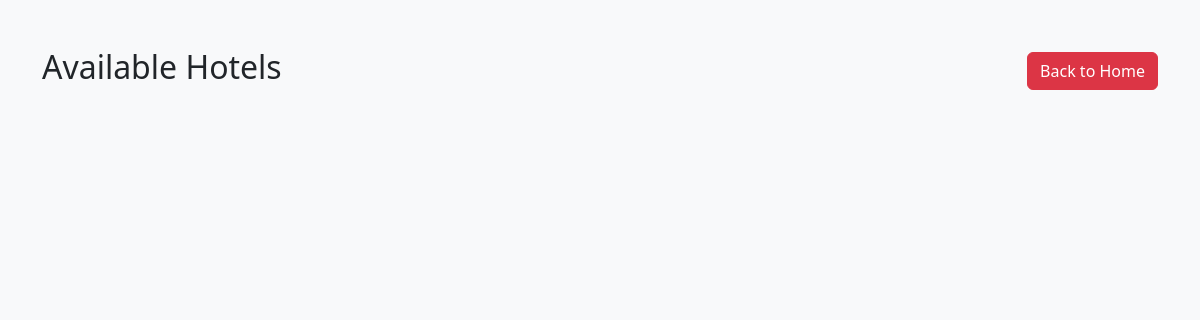
Before: /user/hotels.php with the older database file.
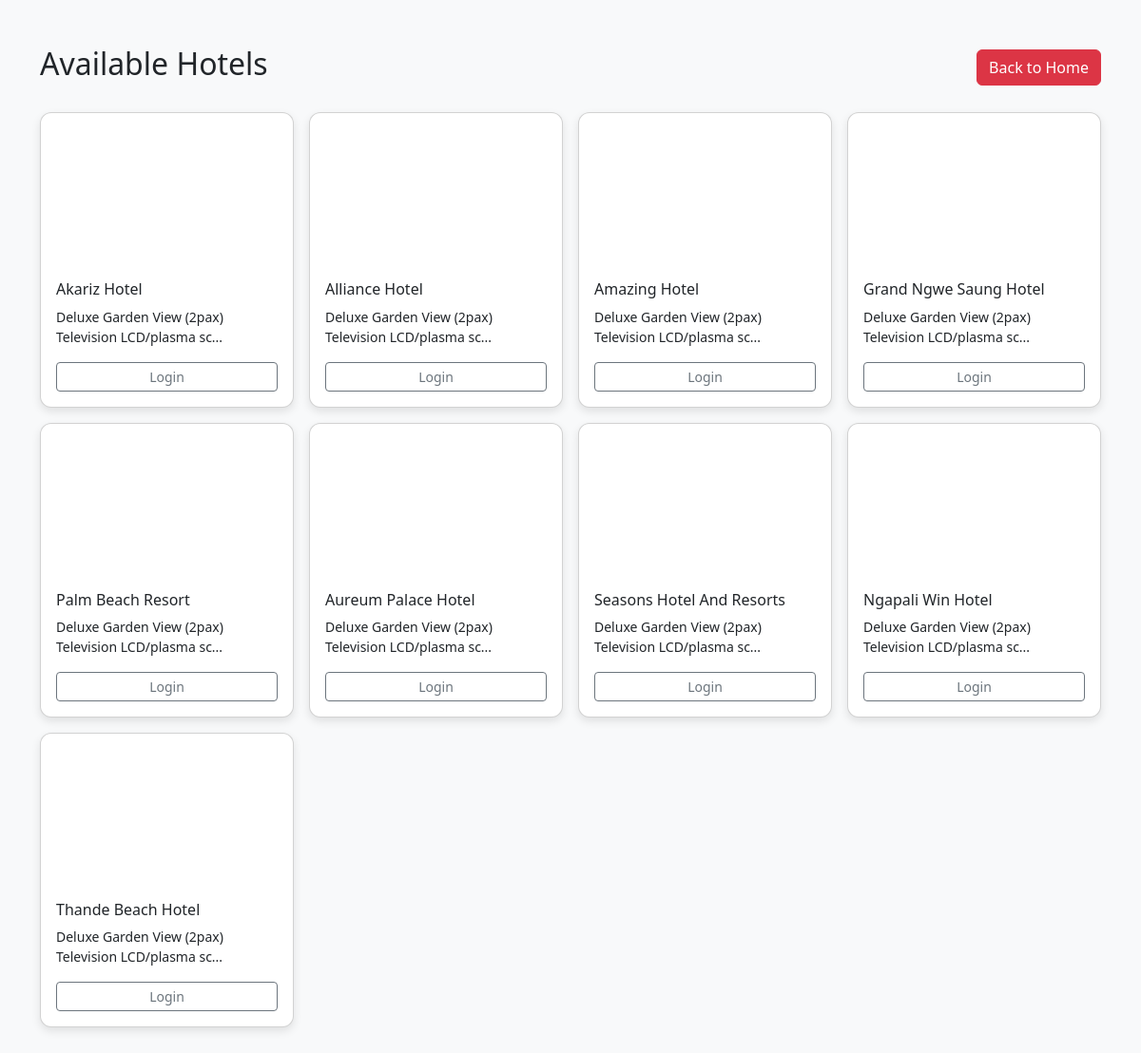
After: the same page with the newer database file.
### tables this page shows
CREATE TABLE `hotels` (
  `id` int(11) NOT NULL,
  `name` varchar(255) NOT NULL,
  `description` text NOT NULL,
  `image` varchar(255) NOT NULL,
  `price` decimal(10,2) NOT NULL,
  `created_at` timestamp NOT NULL DEFAULT current_timestamp(),
  `location_embed` text DEFAULT NULL
);

### user/hotels.php (the view, shortened to what this page needs)
<?php
include('../includes/db.php');
$sql = "
    SELECT h.id, h.name, h.description,
        IFNULL(SUM(r.total_rooms), 0) AS total_rooms,
        IFNULL(SUM(b.num_rooms), 0) AS booked_rooms
    FROM hotels h
    LEFT JOIN rooms r ON r.hotel_id = h.id
    LEFT JOIN bookings b ON b.room_id = r.id
        AND b.check_in <= CURDATE() AND b.check_out > CURDATE()
    GROUP BY h.id
";
$result = $conn->query($sql);
?>
<!DOCTYPE html>
<html lang="en">
<head>
    <link href="https://cdn.jsdelivr.net/npm/bootstrap@5.3.0/dist/css/bootstrap.min.css" rel="stylesheet">
</head>
<body>
<main class="container py-5">
    <div class="d-flex justify-content-between align-items-center mb-4">
        <h2>Available Hotels</h2>
        <a href="../index.php" class="btn btn-danger">Back to Home</a>
    </div>
    <div class="row g-3">
        <?php while ($hotel = $result->fetch_assoc()): ?>
            <div class="col-sm-6 col-md-4 col-lg-3">
                <div class="card hotel-card h-100">
                    <div id="carouselHotel<?= $hotel['id'] ?>" class="carousel slide" data-bs-ride="carousel">
                        <div class="carousel-inner" style="height: 160px;">
                        </div>
                    </div>
                    <div class="card-body d-flex flex-column">
                        <h6 class="card-title"><?= htmlspecialchars($hotel['name']) ?></h6>
                        <p class="card-text small"><?= htmlspecialchars(substr($hotel['description'], 0, 50)) ?>...</p>
                            <?php if (isset($_SESSION['user_id'])): ?>
                                <a href="hotel_detail.php?hotel_id=<?= $hotel['id'] ?>" class="btn btn-sm btn-primary mt-auto">View</a>
                            <?php else: ?>
                                <a href="../auth/login.php" class="btn btn-sm btn-outline-secondary mt-auto">Login</a>
                        <?php endif; ?>
                    </div>
                </div>
            </div>
        <?php endwhile; ?>
    </div>
</main>
</body>
</html>

Changed rows visible on the page:
added hotels: name "Akariz Hotel", description "Deluxe Garden View (2pax) Television LCD/plasma sc"
added hotels: name "Alliance Hotel", description "Deluxe Garden View (2pax) Television LCD/plasma sc"
added hotels: name "Amazing Hotel", description "Deluxe Garden View (2pax) Television LCD/plasma sc"
added hotels: name "Grand Ngwe Saung Hotel", description "Deluxe Garden View (2pax) Television LCD/plasma sc"
added hotels: name "Palm Beach Resort", description "Deluxe Garden View (2pax) Television LCD/plasma sc"
added hotels: name "Aureum Palace Hotel", description "Deluxe Garden View (2pax) Television LCD/plasma sc"
added hotels: name "Seasons Hotel And Resorts", description "Deluxe Garden View (2pax) Television LCD/plasma sc"
added hotels: name "Ngapali Win Hotel", description "Deluxe Garden View (2pax) Television LCD/plasma sc"
added hotels: name "Thande Beach Hotel", description "Deluxe Garden View (2pax) Television LCD/plasma sc"
